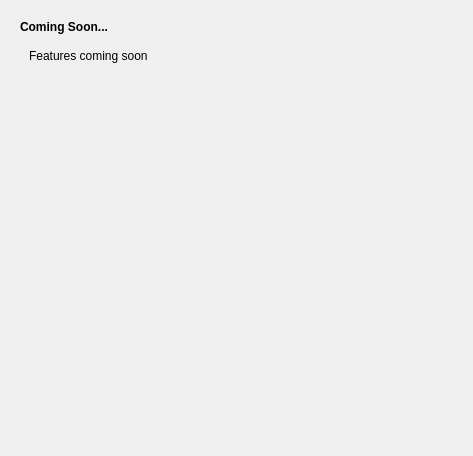
         <widget class="QWidget" name="online_scrollAreaContents">
          <property name="geometry">
           <rect>
            <x>0</x>
            <y>0</y>
            <width>473</width>
            <height>456</height>
           </rect>
          </property>
          <layout class="QVBoxLayout" name="verticalLayout_10">
           <item>
            <layout class="QVBoxLayout" name="verticalLayout_19">
             <property name="margin">
              <number>9</number>
             </property>
             <item>
              <widget class="QLabel" name="comingsoon">
               <property name="text">
                <string>&lt;html&gt;&lt;head/&gt;&lt;body&gt;&lt;p&gt;&lt;span style=&quot; font-weight:600;&quot;&gt;Coming Soon...&lt;/span&gt;&lt;/p&gt;&lt;/body&gt;&lt;/html&gt;</string>
               </property>
              </widget>
             </item>
             <item>
              <widget class="QWidget" name="comingsoon_widget" native="true">
               <layout class="QGridLayout" name="gridLayout_11">
                <item row="0" column="1">
                 <widget class="QLabel" name="comingsoon_lbl">
                  <property name="text">
                   <string>Features coming soon</string>
                  </property>
                 </widget>
                </item>
               </layout>
              </widget>
             </item>
            </layout>
           </item>
           <item>
            <spacer name="verticalSpacer_5">
             <property name="orientation">
              <enum>Qt::Vertical</enum>
             </property>
             <property name="sizeHint" stdset="0">
              <size>
               <width>20</width>
               <height>343</height>
              </size>
             </property>
            </spacer>
           </item>
          </layout>
         </widget>
